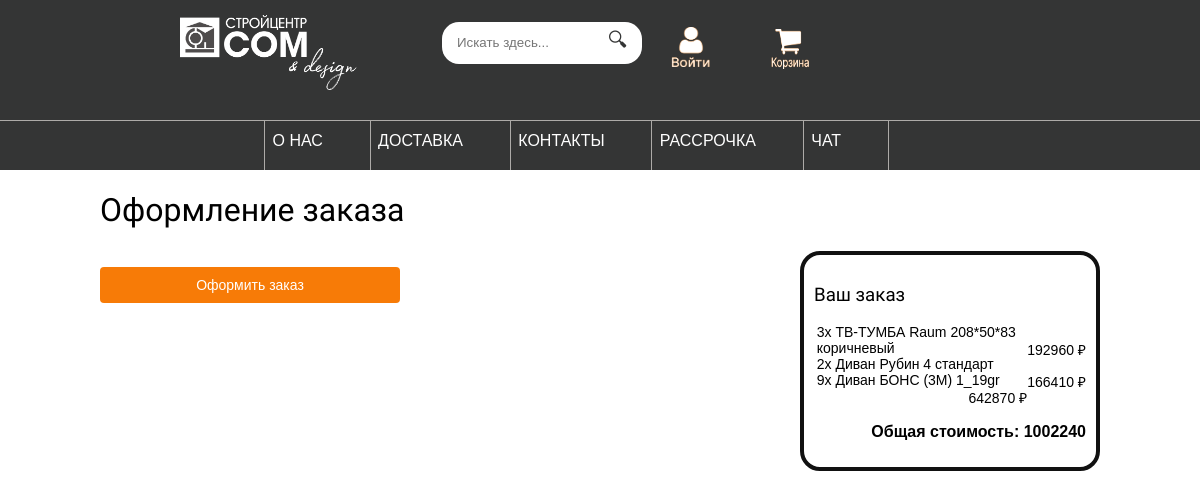
/orders/create/ (signed in), run on an earlier commit of the app's database.
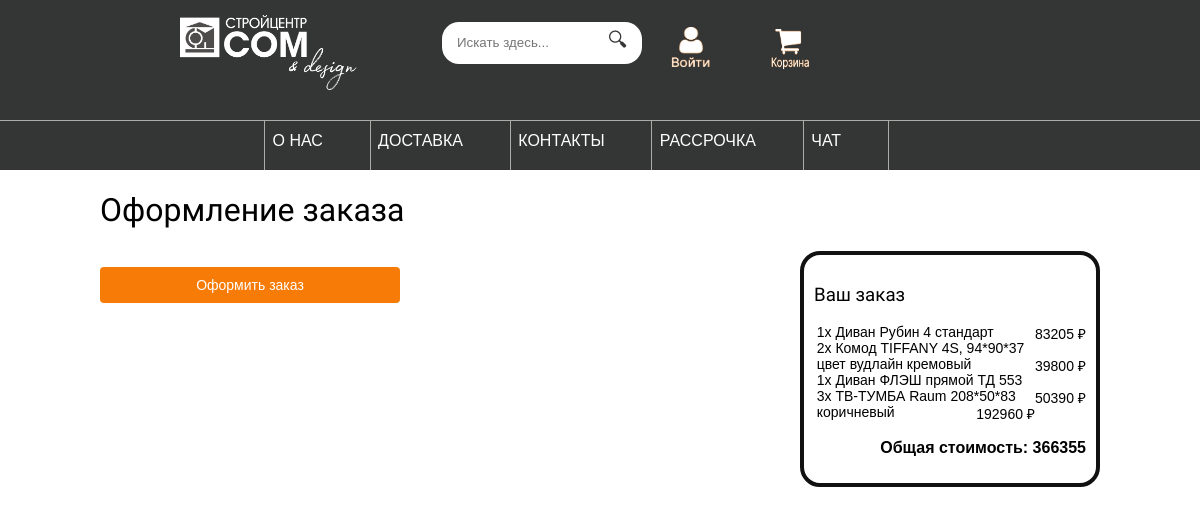
And on a later commit of the database.
### cart/models.py (models this page shows, shortened)
class CartItem(models.Model):
    cart = models.ForeignKey(Cart,
                             related_name='cart',
                             on_delete=models.CASCADE)
    product = models.ForeignKey(Product,
                                related_name='product',
                                on_delete=models.CASCADE)
    quantity = models.PositiveIntegerField(default=1)
    created = models.DateTimeField(auto_now_add=True)
    updated = models.DateTimeField(auto_now=True)
    session = models.CharField(max_length=255, null=True, blank=True)
    def total_price(self):
        return self.product.price * self.quantity
    def get_total_price(self):
        items = CartItem.objects.all()
        return sum(item.total_price() for item in items)
    def coupon(self, coupon_id=None):
        if coupon_id:
            try:
                return Coupon.objects.get(id=coupon_id)
            except Coupon.DoesNotExist:
                pass
        return None
    class Meta:
        ordering = ['-created']

### shop/models.py (models this page shows, shortened)
class Product(models.Model):
    category = models.ForeignKey('Category',
                                 related_name='products',
                                 on_delete=models.CASCADE)
    name = models.CharField(max_length=200)
    slug = models.CharField(max_length=200)
    image = models.ImageField(upload_to='products/%Y/%m/%d',
                              blank=True)
    description = models.TextField(blank=True)
    price = models.IntegerField()
    discount = models.IntegerField(blank=True, null=True)
    rating = models.CharField(blank=True, max_length=5)
    available = models.BooleanField(default=True)
    created = models.DateTimeField(auto_now_add=True)
    updated = models.DateTimeField(auto_now=True)
    class Meta:
        ordering = ['name']
        indexes = [
            models.Index(fields=['id', 'slug']),
            models.Index(fields=['name']),
            models.Index(fields=['-created']),
        ]

### orders/views.py (the view, shortened to what this page needs)
# urls.py: path('create/', views.order_create, name='order_create'),
@login_required
def order_create(request):
    user = request.user
    cart = Cart.objects.get(user=user)
    cart_item = cart.cart.all()
    cart_item_copy = CartItem()
    discount = None
    coupon = cart_item_copy.coupon(request.session.get('coupon_id'))
    total_price = cart_item_copy.get_total_price()
    return render(request,
                  'orders/order/create.html',
                  {'cart_item': cart_item,
                   'coupon': coupon, 'discount': discount,
                   'total_price': total_price})

### cart/cart.py (called while the page is built)
    def __len__(self):
        return sum(item['quantity'] for item in self.cart.values())

### cart/context_processors.py (called while the page is built)
def cart(request):
    cart = CartClass(request)
    end = ''
    if len(cart) > 1:
        if len(cart) < 5:
            end = 'а'
        else:
            end = 'ов'
    return {'cart': CartClass(request), 'end': end}

### orders/templates/orders/order/create.html (shortened to what this page needs)
{% extends 'shop/base.html' %}
{% block content %}
    <div class="order-container">
        <h1>Оформление заказа</h1>
        <div class="order-info">
            <h3>Ваш заказ</h3>
            <ul>
                {% for item in cart_item %}
                    <li>
                        {{ item.quantity }}x {{ item.product.name }}
                        <span>{{ item.total_price }} ₽</span>
                    </li>
                {% endfor %}
            </ul>
            <p>Общая стоимость: {{ total_price }}</p>
        </div>
        <form method="post" class="order-form">
            <p><input type="submit" value="Оформить заказ"></p>
        </form>
    </div>
{% endblock %}

What changed in the data, as far as the page shows it:
removed CartItem: quantity "2", product.name "Диван Рубин 4 стандарт", total_price "166410"
removed CartItem: quantity "9", product.name "Диван БОНС (3М) 1_19gr", total_price "642870"
added CartItem: quantity "1", product.name "Диван Рубин 4 стандарт", total_price "83205"
added CartItem: quantity "2", product.name "Комод TIFFANY 4S, 94*90*37 цвет вудлайн кремовый", total_price "39800"
added CartItem: quantity "1", product.name "Диван ФЛЭШ прямой ТД 553", total_price "50390"
Also different on the page:
{{ total_price }}: "1002240" → "366355"
